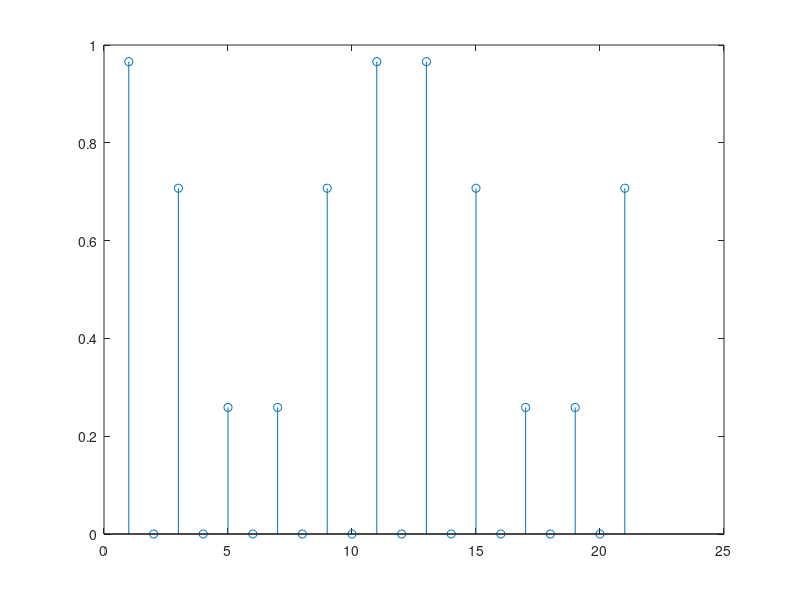

Source code (MATLAB): (Note: this script raises an error after producing the figure.)
%% Intro
% Distribution factor, pitch factor and winding factor
% EM: 120-slot / 20-pole, 3-phase | double layer | coil span: 6 slot
%
% Author: Baris Kuseyri <baris.kuseyri@metu.edu.tr>
% 
% version 1.0 | 19/03/2020
% version 1.1 | 23/03/2020
% version 1.2 | 26/03/2020

%% Initialization

clc
clear all
close all

%% Machine Parameters

m = 3;      % phase number
Q = 120;    % number of slots
p = 20;     % number of poles
l = 1;      % number of layers
cs = 6;     % coil span [slots]


pp = p/2;           % number of pole-pairs
q = Q/(2*pp*m);    % number of slots per pole per phase

spm = (2*pi)/Q;     % slot pitch (mechanical)
spe = (2*pi)*pp/Q;  % slot pitch (electrical)

ppm=(2*pi)/p;      % pole pitch (mechanical)
ppe=(2*pi)*pp/p;   % pole pitch (electrical)

lambdam = spm*cs;      % coil pitch (mechanical)
lambdae = spm*cs*pp;   % coil pitch (electrical)

h=1:21;

%% Fundamental h=1

% kd1=(sin(h(1)*q*(spe/2)))/(q*sin((h(1)*spe/2)));
% kp1=sin((h(1)*lambdae)/2);
% kw1=kd1*kp1;

%% 3rd Harmonics h=3

% kd3=(sin(h(3)*q*(spe/2)))/(q*sin((h(3)*spe/2)));
% kp3=sin((h(3)*lambdae)/2);
% kw3=kd3*kp3;

%% 5th Harmonics h=5

% kd5=(sin(h(5)*q*(spe/2)))/(q*sin((h(5)*spe/2)));
% kp5=sin((h(5)*lambdae)/2);
% kw5=kd5*kp5;

%% Factors (Generalized)

for i=1:21
    kd(i)=(sin(i*q*(spe/2)))/(q*sin((i*spe/2)));
    kp(i)=sin((i*lambdae)/2);
    kw(i)=kd(i)*kp(i);
end

%% Results

% subplot(3,1,1)
figure(1)
g1 = stem(h,abs(kw));
ax = gca;
ax.XGrid = 'off';
ax.YGrid = 'on';
title('Winding Factor Amplitudes')
xlabel('Harmonic Index, {\it n}') 
ylabel('|{\itK_{wn}}|')
xticks([1 3 5 7 9 11 13 15 17 19 21])
yticks([0 0.1 0.2 0.3 0.4 0.5 0.6 0.7 0.8 0.9 1.0])
axis([0 22 0 1.1])


% subplot(3,1,2)
figure(2)
g2 = stem(h,abs(kp));
ax = gca;
ax.XGrid = 'off';
ax.YGrid = 'on';
title('Pitch Factor Amplitudes')
xlabel('Harmonic Index, {\it n}') 
ylabel('|{\itK_{pn}}|')
xticks([1 3 5 7 9 11 13 15 17 19 21])
yticks([0 0.1 0.2 0.3 0.4 0.5 0.6 0.7 0.8 0.9 1.0])
axis([0 22 0 1.1])

% subplot(3,1,3)
figure(3)
g3 = stem(h,abs(kd));
ax = gca;
ax.XGrid = 'off';
ax.YGrid = 'on';
title('Distribution Factor Amplitudes')
xlabel('Harmonic Index, {\it n}') 
ylabel('|{\itK_{dn}}|')
xticks([1 3 5 7 9 11 13 15 17 19 21])
yticks([0 0.1 0.2 0.3 0.4 0.5 0.6 0.7 0.8 0.9 1.0])
axis([0 22 0 1.1])




g1.Color = 'k';
g2.Color = 'k';
g3.Color = 'k';